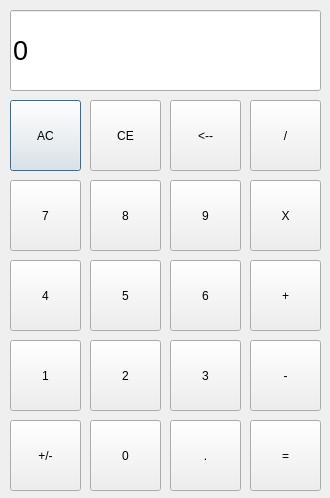
<?xml version="1.0" encoding="UTF-8"?>
<ui version="4.0">
 <class>Dialog</class>
 <widget class="QDialog" name="Dialog">
  <property name="geometry">
   <rect>
    <x>0</x>
    <y>0</y>
    <width>330</width>
    <height>498</height>
   </rect>
  </property>
  <property name="windowTitle">
   <string>Dialog</string>
  </property>
  <widget class="QPushButton" name="AC">
   <property name="geometry">
    <rect>
     <x>10</x>
     <y>100</y>
     <width>71</width>
     <height>71</height>
    </rect>
   </property>
   <property name="text">
    <string>AC</string>
   </property>
  </widget>
  <widget class="QPushButton" name="CE">
   <property name="geometry">
    <rect>
     <x>90</x>
     <y>100</y>
     <width>71</width>
     <height>71</height>
    </rect>
   </property>
   <property name="text">
    <string>CE</string>
   </property>
  </widget>
  <widget class="QPushButton" name="Sign">
   <property name="geometry">
    <rect>
     <x>10</x>
     <y>420</y>
     <width>71</width>
     <height>71</height>
    </rect>
   </property>
   <property name="text">
    <string>+/-</string>
   </property>
  </widget>
  <widget class="QPushButton" name="Devide">
   <property name="geometry">
    <rect>
     <x>250</x>
     <y>100</y>
     <width>71</width>
     <height>71</height>
    </rect>
   </property>
   <property name="text">
    <string>/</string>
   </property>
  </widget>
  <widget class="QPushButton" name="Multiple">
   <property name="geometry">
    <rect>
     <x>250</x>
     <y>180</y>
     <width>71</width>
     <height>71</height>
    </rect>
   </property>
   <property name="text">
    <string>X</string>
   </property>
  </widget>
  <widget class="QPushButton" name="Plus">
   <property name="geometry">
    <rect>
     <x>250</x>
     <y>260</y>
     <width>71</width>
     <height>71</height>
    </rect>
   </property>
   <property name="text">
    <string>+</string>
   </property>
  </widget>
  <widget class="QPushButton" name="Minus">
   <property name="geometry">
    <rect>
     <x>250</x>
     <y>340</y>
     <width>71</width>
     <height>71</height>
    </rect>
   </property>
   <property name="text">
    <string>-</string>
   </property>
  </widget>
  <widget class="QPushButton" name="Equal">
   <property name="geometry">
    <rect>
     <x>250</x>
     <y>420</y>
     <width>71</width>
     <height>71</height>
    </rect>
   </property>
   <property name="text">
    <string>=</string>
   </property>
  </widget>
  <widget class="QPushButton" name="Seven">
   <property name="geometry">
    <rect>
     <x>10</x>
     <y>180</y>
     <width>71</width>
     <height>71</height>
    </rect>
   </property>
   <property name="text">
    <string>7</string>
   </property>
  </widget>
  <widget class="QPushButton" name="Eight">
   <property name="geometry">
    <rect>
     <x>90</x>
     <y>180</y>
     <width>71</width>
     <height>71</height>
    </rect>
   </property>
   <property name="text">
    <string>8</string>
   </property>
  </widget>
  <widget class="QPushButton" name="Nine">
   <property name="geometry">
    <rect>
     <x>170</x>
     <y>180</y>
     <width>71</width>
     <height>71</height>
    </rect>
   </property>
   <property name="text">
    <string>9</string>
   </property>
  </widget>
  <widget class="QPushButton" name="Five">
   <property name="geometry">
    <rect>
     <x>90</x>
     <y>260</y>
     <width>71</width>
     <height>71</height>
    </rect>
   </property>
   <property name="text">
    <string>5</string>
   </property>
  </widget>
  <widget class="QPushButton" name="Four">
   <property name="geometry">
    <rect>
     <x>10</x>
     <y>260</y>
     <width>71</width>
     <height>71</height>
    </rect>
   </property>
   <property name="text">
    <string>4</string>
   </property>
  </widget>
  <widget class="QPushButton" name="Six">
   <property name="geometry">
    <rect>
     <x>170</x>
     <y>260</y>
     <width>71</width>
     <height>71</height>
    </rect>
   </property>
   <property name="text">
    <string>6</string>
   </property>
  </widget>
  <widget class="QPushButton" name="Two">
   <property name="geometry">
    <rect>
     <x>90</x>
     <y>340</y>
     <width>71</width>
     <height>71</height>
    </rect>
   </property>
   <property name="text">
    <string>2</string>
   </property>
  </widget>
  <widget class="QPushButton" name="One">
   <property name="geometry">
    <rect>
     <x>10</x>
     <y>340</y>
     <width>71</width>
     <height>71</height>
    </rect>
   </property>
   <property name="text">
    <string>1</string>
   </property>
  </widget>
  <widget class="QPushButton" name="Three">
   <property name="geometry">
    <rect>
     <x>170</x>
     <y>340</y>
     <width>71</width>
     <height>71</height>
    </rect>
   </property>
   <property name="text">
    <string>3</string>
   </property>
  </widget>
  <widget class="QPushButton" name="Zero">
   <property name="geometry">
    <rect>
     <x>90</x>
     <y>420</y>
     <width>71</width>
     <height>71</height>
    </rect>
   </property>
   <property name="text">
    <string>0</string>
   </property>
  </widget>
  <widget class="QPushButton" name="Dot">
   <property name="geometry">
    <rect>
     <x>170</x>
     <y>420</y>
     <width>71</width>
     <height>71</height>
    </rect>
   </property>
   <property name="text">
    <string>.</string>
   </property>
  </widget>
  <widget class="QLineEdit" name="Result">
   <property name="geometry">
    <rect>
     <x>10</x>
     <y>10</y>
     <width>311</width>
     <height>81</height>
    </rect>
   </property>
   <property name="font">
    <font>
     <pointsize>20</pointsize>
    </font>
   </property>
   <property name="text">
    <string>0</string>
   </property>
  </widget>
  <widget class="QPushButton" name="Back">
   <property name="geometry">
    <rect>
     <x>170</x>
     <y>100</y>
     <width>71</width>
     <height>71</height>
    </rect>
   </property>
   <property name="text">
    <string>&lt;--</string>
   </property>
  </widget>
 </widget>
 <resources/>
 <connections/>
</ui>
